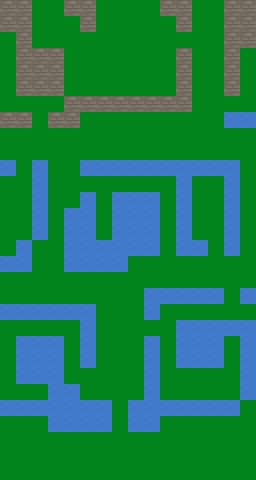

A level layout from a 2D game, rendered from its tile map. Below: a short description, then the map file with its tile-grid data intact:
An orthogonal 16x30 tile map with 16x16 px tiles, 1 tile layer (Tile Layer 1), 2 tilesets.

<map version="1.10" tiledversion="1.11.2" orientation="orthogonal" renderorder="right-down" width="16" height="30" tilewidth="16" tileheight="16" infinite="0" nextlayerid="2" nextobjectid="1">
 <tileset firstgid="1" source="spritesheet1.tsx" />
 <tileset firstgid="22955" source="spritesheet0.tsx" />
 <layer id="1" name="Tile Layer 1" width="16" height="30">
  <data encoding="csv">
10001,10001,11011,11011,10001,10001,11011,11011,11011,11011,10001,10001,11011,11011,10001,10001,
10001,10001,11011,11011,11011,10001,11011,11011,11011,11011,11011,10001,11011,11011,10001,10001,
11011,10001,11011,11011,11011,11011,11011,11011,11011,11011,11011,11011,11011,11011,10001,10001,
11011,10001,10001,10001,11011,11011,11011,11011,11011,11011,11011,10001,11011,11011,10001,11011,
11011,10001,10001,10001,11011,11011,11011,11011,11011,11011,11011,10001,11011,11011,10001,11011,
11011,10001,10001,10001,11011,11011,11011,11011,11011,11011,11011,10001,11011,11011,10001,11011,
11011,11011,11011,11011,10001,10001,10001,10001,10001,10001,10001,10001,11011,11011,11011,11011,
10001,10001,11011,10001,10001,11011,11011,11011,11011,11011,11011,11011,11011,11011,11194,11194,
11011,11011,11011,11011,11011,11011,11011,11011,11011,11011,11011,11011,11011,11011,11011,11011,
11011,11011,11011,11011,11011,11011,11011,11011,11011,11011,11011,11011,11011,11011,11011,11011,
11194,11011,11194,11011,11011,11194,11194,11194,11194,11194,11194,11194,11194,11194,11194,11011,
11011,11011,11194,11011,11011,11011,11011,11011,11011,11011,11011,11194,11011,11011,11194,11011,
11011,11011,11194,11011,11011,11194,11011,11194,11194,11194,11011,11194,11011,11011,11194,11011,
11011,11011,11194,11011,11194,11194,11011,11194,11194,11194,11011,11194,11011,11011,11194,11011,
11011,11011,11194,11011,11194,11194,11011,11194,11194,11194,11011,11194,11011,11011,11194,11011,
11011,11194,11011,11011,11194,11194,11194,11194,11194,11194,11011,11194,11194,11011,11194,11011,
11194,11194,11011,11011,11194,11194,11194,11194,11011,11011,11011,11011,11011,11011,11011,11011,
11011,11011,11011,11011,11011,11011,11011,11011,11011,11011,11011,11011,11011,11011,11011,11011,
11011,11011,11011,11011,11011,11011,11011,11011,11011,11194,11194,11194,11194,11194,11011,11194,
11194,11194,11194,11194,11194,11194,11011,11011,11011,11194,11011,11011,11011,11011,11011,11011,
11011,11011,11011,11011,11011,11194,11011,11011,11011,11011,11011,11194,11194,11194,11194,11194,
11011,11194,11194,11194,11011,11194,11011,11011,11011,11194,11011,11194,11194,11194,11011,11194,
11011,11194,11194,11194,11011,11194,11011,11011,11011,11194,11011,11194,11194,11194,11011,11194,
11011,11194,11194,11194,11011,11011,11011,11011,11011,11194,11011,11011,11011,11011,11011,11194,
11011,11011,11011,11194,11194,11011,11011,11011,11011,11194,11011,11011,11011,11011,11011,11194,
11194,11194,11194,11194,11194,11194,11194,11011,11194,11194,11194,11194,11194,11194,11194,11011,
11011,11011,11011,11194,11194,11194,11194,11011,11194,11194,11011,11011,11011,11011,11011,11011,
11011,11011,11011,11011,11011,11011,11011,11011,11011,11011,11011,11011,11011,11011,11011,11011,
11011,11011,11011,11011,11011,11011,11011,11011,11011,11011,11011,11011,11011,11011,11011,11011,
11011,11011,11011,11011,11011,11011,11011,11011,11011,11011,11011,11011,11011,11011,11011,11011
</data>
 </layer>
</map>